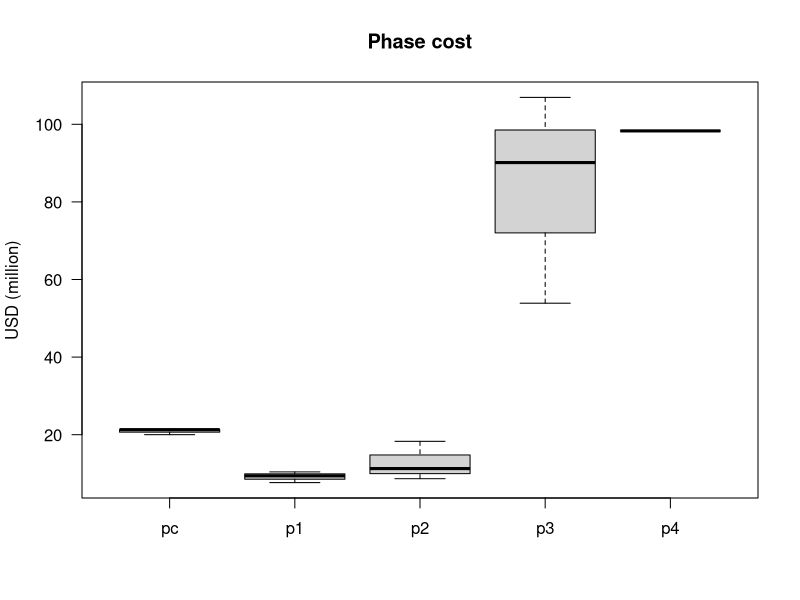
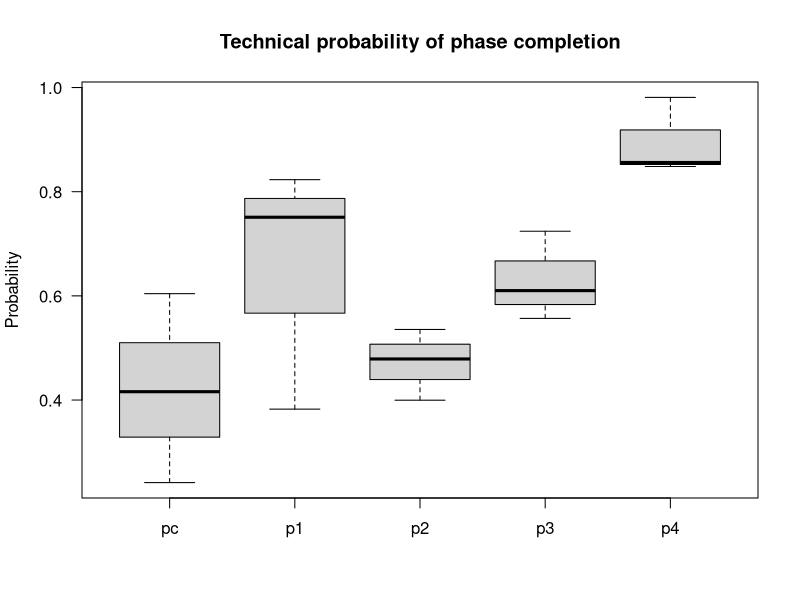
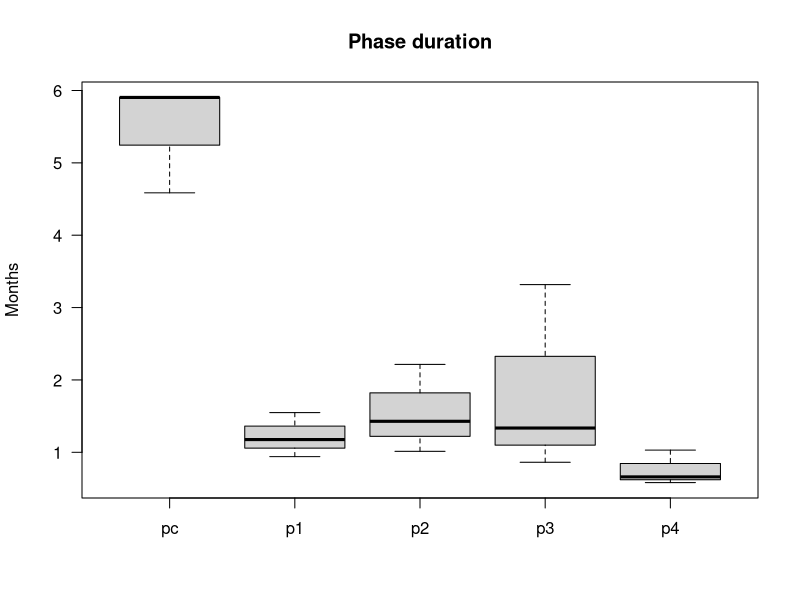
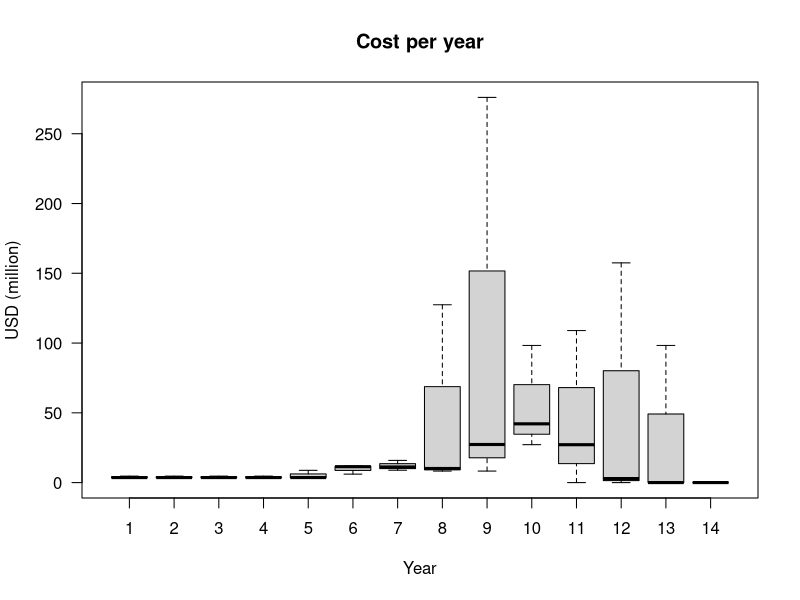
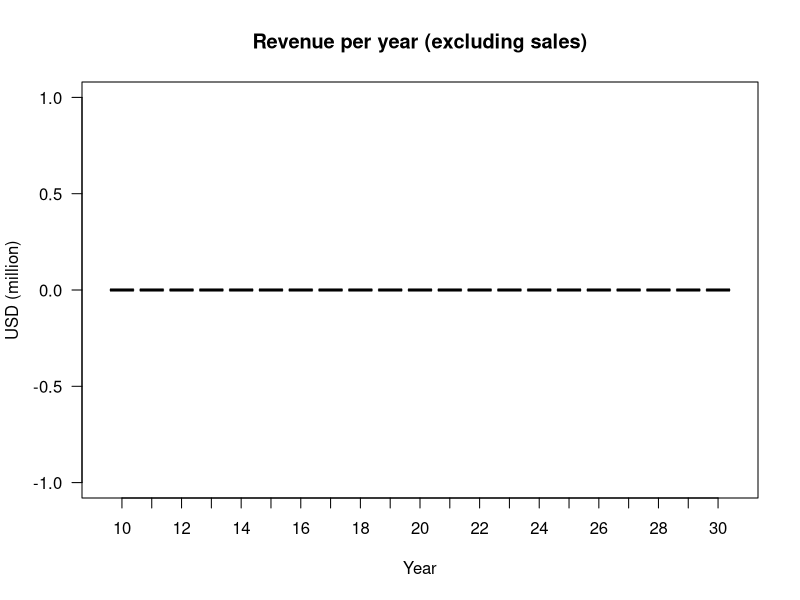
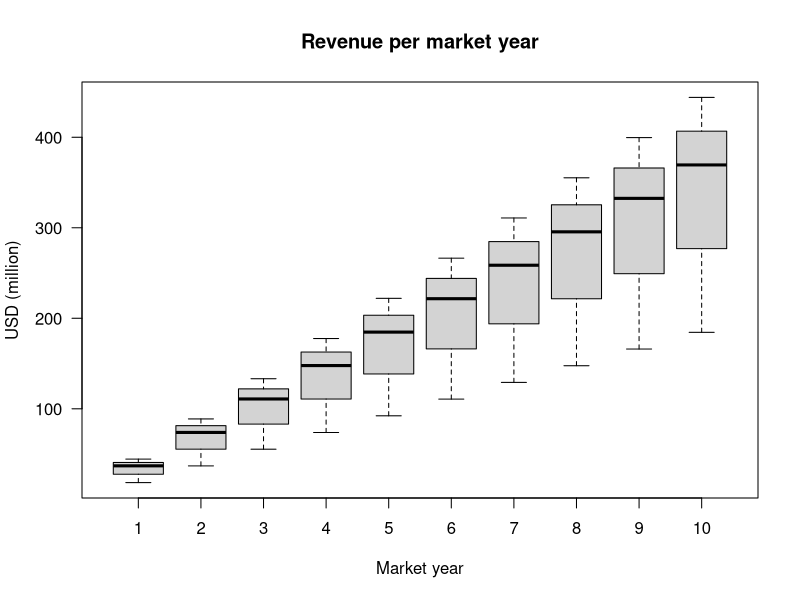

Here is the R script that generated these plots, in order:
set.seed(2)
N = 3

# Create dataset for sampling
obs <- data.frame(subject=1:N)

# Sample: Discount rate
discount.rate <- runif(N, 0.09, 0.24)

# Sample: Pre-clinical
obs$pc.time          <- runif(N, min=4.3, max=6)
obs$pc.prob          <- runif(N, min=0.175, max=0.69)
obs$pc.cost          <- runif(N, min=19, max=23.2)
obs$pc.revenue       <- rep(0, N)
obs$pc.timeto        <- 0
obs$pc.discount.rate <- discount.rate

# Sample: Phase 1
obs$p1.time          <- runif(N, min=0.75, max=1.8)
obs$p1.prob          <- runif(N, min=0.25, max=0.837)
obs$p1.cost          <- runif(N, min=7.3, max=12)
obs$p1.revenue       <- rep(0, N)
obs$p1.timeto        <- obs$pc.timeto + obs$pc.time
obs$p1.discount.rate <- discount.rate

# Sample: Phase 2
obs$p2.time          <- runif(N, min=0.75, max=2.5)
obs$p2.prob          <- runif(N, min=0.34, max=0.74)
obs$p2.cost          <- runif(N, min=7.12, max=18.72)
obs$p2.revenue       <- rep(0, N)
obs$p2.timeto        <- obs$p1.timeto + obs$p1.time
obs$p2.discount.rate <- discount.rate

# Sample: Phase 3
obs$p3.time          <- runif(N, min=0.83, max=3.9)
obs$p3.prob          <- runif(N, min=0.314, max=0.786)
obs$p3.cost          <- runif(N, min=26.88, max=121.68)
obs$p3.revenue       <- rep(0, N)
obs$p3.timeto        <- obs$p2.timeto + obs$p2.time
obs$p3.discount.rate <- discount.rate

# Sample: Phase 4
obs$p4.time          <- runif(N, min=0.5, max=1.04)
obs$p4.prob          <- runif(N, min=0.83, max=0.99)
obs$p4.cost          <- rep(98.297168, N)
obs$p4.revenue       <- rep(0, N)
obs$p4.timeto        <- obs$p3.timeto + obs$p3.time
obs$p4.discount.rate <- discount.rate

# Sample: Market
obs$m.time           <- 10
obs$m.prob           <- 1
obs$m.cost           <- 0
obs$m.revenue        <- runif(N, min=218, max=2500)
obs$m.discount.rate  <- discount.rate


# Make prop specific data frames
cost    <- data.frame(pc=obs$pc.cost, p1=obs$p1.cost, p2=obs$p2.cost, p3=obs$p3.cost, p4=obs$p4.cost)
prob    <- data.frame(pc=obs$pc.prob, p1=obs$p1.prob, p2=obs$p2.prob, p3=obs$p3.prob, p4=obs$p4.prob)
time    <- data.frame(pc=obs$pc.time, p1=obs$p1.time, p2=obs$p2.time, p3=obs$p3.time, p4=obs$p4.time)
revenue <- data.frame(pc=obs$pc.revenue, p1=obs$p1.revenue, p2=obs$p2.revenue, p3=obs$p3.revenue, p4=obs$p4.revenue)
timeto  <- data.frame(pc=obs$pc.timeto, p1=obs$p1.timeto, p2=obs$p2.timeto, p3=obs$p3.timeto, p4=obs$p4.timeto)


# Summarize
boxplot(cost, ylab='USD (million)', main='Phase cost', las=1)
boxplot(prob, ylab='Probability', main='Technical probability of phase completion', las=1)
boxplot(time, ylab='Months', main='Phase duration', las=1)


# Helper funtions
propAtYear <- function(n, prop, time, timeto) {
# TODO: Does not work for prob cuz of product rather than sum!
  unit      <- prop / time
  ongoing   <- n <= floor(time + timeto) & n >= timeto
  last      <- n == ceiling(timeto + time)
  remainder <- prop - unit * floor(time)
  (ongoing * unit) + (last * remainder)
}
sumPropAtYear <- function(n, prop, time, timeto) {
  apply(propAtYear(n, prop, time, timeto), 1, sum)
}
propPerYear <- function(start, years, prop, time, timeto) {
  df <- data.frame()
  for (year in start:(start+years-1)) {
    subject <- 1:nrow(prop)
    value   <- sumPropAtYear(year, prop, time, timeto)
    df <- rbind(df, data.frame(subject=subject, year=year, value=value))
  }
  df
}


# Plot: cost per year
cpy <- propPerYear(1, 14, cost, time, timeto)
boxplot(cpy$value ~ cpy$year, xlab='Year', ylab='USD (million)', las=1, main='Cost per year')

# Plot: revenue per year
rpy <- propPerYear(10, 21, revenue, time, timeto)
boxplot(rpy$value ~ rpy$year, xlab='Year', ylab='USD (million)', las=1, main='Revenue per year (excluding sales)')

# Plot: revenue per market year
rpmy <- data.frame()
obs$m.revenue.y1 <- 0
obs$m.revenue.y2 <- obs$m.revenue * 2 / (obs$m.time + 1)  # compute pys
obs$m.revenue.m  <- obs$m.revenue.y2 / obs$m.time         # compute slope
for (yr in 1:10) {
  subject <- 1:nrow(obs)
  rev     <- ifelse(yr <= obs$m.time, obs$m.revenue.m * yr, 0)
  rpmy    <- rbind(rpmy, data.frame(subject=subject, year=yr, revenue=rev))
}
boxplot(rpmy$revenue ~ rpmy$year, xlab='Market year', ylab='USD (million)', las=1, main='Revenue per market year')
